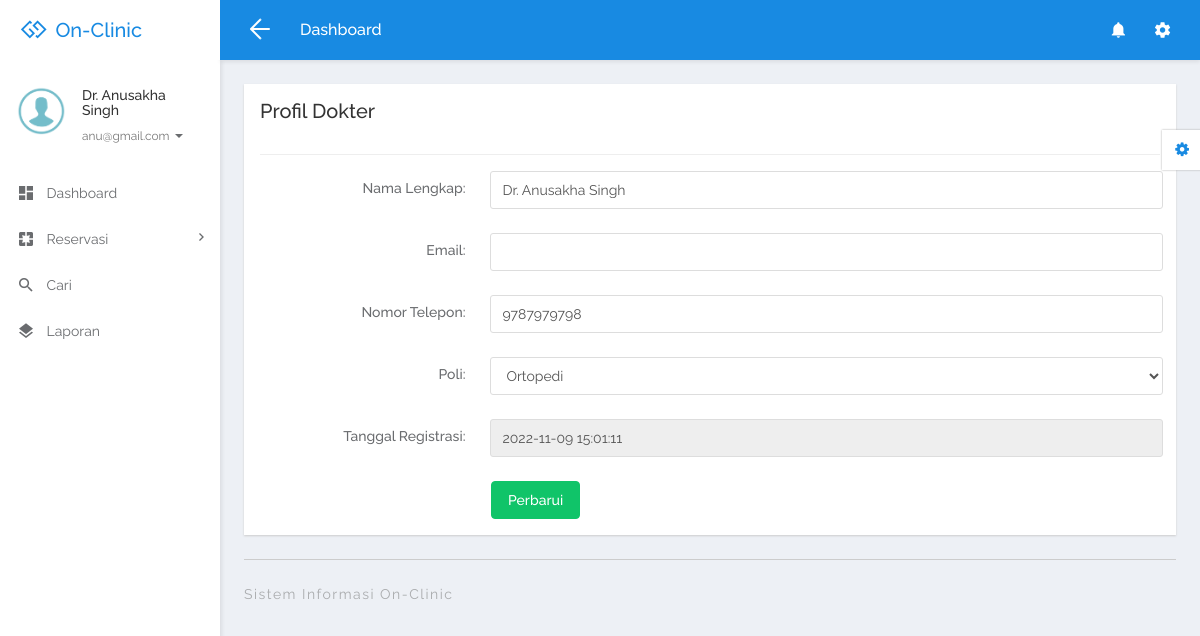
The page /doctor/profile.php (signed in) on the database its author committed.
### tables this page shows
CREATE TABLE `tbldoctor` (
  `ID` int(5) NOT NULL,
  `FullName` varchar(250) DEFAULT NULL,
  `MobileNumber` varchar(13) DEFAULT NULL,
  `Email` varchar(250) DEFAULT NULL,
  `Specialization` varchar(250) DEFAULT NULL,
  `Password` varchar(259) DEFAULT NULL,
  `CreationDate` timestamp NULL DEFAULT current_timestamp(),
  `role` varchar(1) NOT NULL
);

CREATE TABLE `tblspecialization` (
  `ID` int(5) NOT NULL,
  `Specialization` varchar(250) DEFAULT NULL,
  `CreationDate` timestamp NULL DEFAULT current_timestamp()
);

### doctor/profile.php (the view, shortened to what this page needs)
<?php
include('includes/dbconnection.php');
if (strlen($_SESSION['damsid'] == 0)) {
  header('location:logout.php');
} else {
?>
  <!DOCTYPE html>
  <html lang="en">
  <head>
    <link rel="stylesheet" href="libs/bower/font-awesome/css/font-awesome.min.css">
    <link rel="stylesheet" href="libs/bower/material-design-iconic-font/dist/css/material-design-iconic-font.css">
    <link rel="stylesheet" href="libs/bower/animate.css/animate.min.css">
    <link rel="stylesheet" href="libs/bower/fullcalendar/dist/fullcalendar.min.css">
    <link rel="stylesheet" href="libs/bower/perfect-scrollbar/css/perfect-scrollbar.css">
    <link rel="stylesheet" href="assets/css/bootstrap.css">
    <link rel="stylesheet" href="assets/css/core.css">
    <link rel="stylesheet" href="assets/css/app.css">
  </head>
  <body class="menubar-left menubar-unfold menubar-light theme-primary">
    <?php include_once('includes/header.php'); ?>
    <?php include_once('includes/sidebar.php'); ?>
    <main id="app-main" class="app-main">
      <div class="wrap">
        <section class="app-content">
          <div class="row">
            <div class="col-md-12">
              <div class="widget">
                <header class="widget-header">
                  <h3 class="widget-title">Profil Dokter</h3>
                </header>
                <hr class="widget-separator">
                <div class="widget-body">
                  <?php
                  $did = $_SESSION['damsemailid'];
                  $sql = "SELECT tbldoctor.*,tblspecialization.ID as sid,tblspecialization.Specialization as sssp from  tbldoctor join tblspecialization on tblspecialization.ID=tbldoctor.Specialization where tbldoctor.email=:did";
                  $query = $dbh->prepare($sql);
                  $query->bindParam(':did', $did, PDO::PARAM_STR);
                  $query->execute();
                  $results = $query->fetchAll(PDO::FETCH_OBJ);
                  if ($query->rowCount() > 0) {
                    foreach ($results as $row) {               ?>
                      <form class="form-horizontal" method="post">
                        <div class="form-group">
                          <label for="exampleTextInput1" class="col-sm-3 control-label">Nama Lengkap:</label>
                          <div class="col-sm-9">
                            <input id="fname" type="text" class="form-control" placeholder="Full Name" name="fname" required="true" value="<?php echo $row->FullName; ?>">
                          </div>
                        </div>
                        <div class="form-group">
                          <label for="email2" class="col-sm-3 control-label">Email:</label>
                          <div class="col-sm-9">
                            <input type="email" class="form-control" id="email" name="email" value="<?php echo $row->email; ?>" required='true'>
                          </div>
                        </div>
                        <div class="form-group">
                          <label for="email2" class="col-sm-3 control-label">Nomor Telepon:</label>
                          <div class="col-sm-9">
                            <input type="text" class="form-control" id="email2" name="mobilenumber" value="<?php echo $row->MobileNumber; ?>" required='true' maxlength='10'>
                          </div>
                        </div>
                        <div class="form-group">
                          <label for="email2" class="col-sm-3 control-label">Poli:</label>
                          <div class="col-sm-9">
                            <select class="form-control" name="specializationid">
                              <option value="<?php echo htmlentities($row->ID); ?>"><?php echo htmlentities($row->sssp); ?></option>
                            </select>
                          </div>
                        </div>
                        <div class="form-group">
                          <label for="email2" class="col-sm-3 control-label">Tanggal Registrasi:</label>
                          <div class="col-sm-9">
                            <input type="text" class="form-control" id="email2" name="" value="<?php echo $row->CreationDate; ?>" readonly="true">
                          </div>
                        </div>
                    <?php $cnt = $cnt + 1;
                    }
                  } ?>
                    <div class="row">
                      <div class="col-sm-9 col-sm-offset-3">
                        <button type="submit" class="btn btn-success" name="submit">Perbarui</button>
                      </div>
                    </div>
                      </form>
                </div>
              </div>
            </div>
          </div>
        </section>
      </div>
      <?php include_once('includes/footer.php'); ?>
    </main>
    <?php include_once('includes/customizer.php'); ?>
  </body>
  </html>
<?php }  ?>

### doctor/includes/sidebar.php (shortened to what this page needs)
<aside id="menubar" class="menubar light">
  <div class="app-user">
    <div class="media">
      <div class="media-left">
        <div class="avatar avatar-md avatar-circle">
          <a href="javascript:void(0)"><img class="img-responsive" src="assets/images/images.png" alt="avatar" /></a>
        </div>
      </div>
      <div class="media-body">
        <div class="foldable">
          <?php
          $eid = $_SESSION['damsemailid'];
          $sql = "SELECT tbldoctor.FullName,tbldoctor.email from tbldoctor where email=:eid";
          $query = $dbh->prepare($sql);
          $query->bindParam(':eid', $eid, PDO::PARAM_STR);
          $query->execute();
          $results = $query->fetchAll(PDO::FETCH_OBJ);
          foreach ($results as $row) {
            $email = $row->email;
            $fname = $row->FullName;
          }   ?>
          <h5><a href="javascript:void(0)" class="username"><?php echo $fname; ?></a></h5>
          <ul>
            <li class="dropdown">
              <a href="javascript:void(0)" class="dropdown-toggle usertitle" data-toggle="dropdown" aria-haspopup="true" aria-expanded="false">
                <small><?php echo $email; ?></small>
                <span class="caret"></span>
              </a>
            </li>
          </ul>
        </div>
      </div>
    </div>
  </div>
  <div class="menubar-scroll">
    <div class="menubar-scroll-inner">
      <ul class="app-menu">
        <li class="has-submenu">
          <a href="dashboard.php">
            <i class="menu-icon zmdi zmdi-view-dashboard zmdi-hc-lg"></i>
            <span class="menu-text">Dashboard</span>
          </a>
        </li>
        <li class="has-submenu">
          <a href="javascript:void(0)" class="submenu-toggle">
            <i class="menu-icon zmdi zmdi-pages zmdi-hc-lg"></i>
            <span class="menu-text">Reservasi</span>
            <i class="menu-caret zmdi zmdi-hc-sm zmdi-chevron-right"></i>
          </a>
        </li>
        <li>
          <a href="search.php">
            <i class="menu-icon zmdi zmdi-search zmdi-hc-lg"></i>
            <span class="menu-text">Cari</span>
          </a>
        </li>
        <li>
          <a href="appointment-bwdates.php">
            <i class="menu-icon zmdi zmdi-layers zmdi-hc-lg"></i>
            <span class="menu-text">Laporan</span>
          </a>
        </li>
      </ul>
    </div>
  </div>
</aside>

### rows shown on the page
tbldoctor: FullName "Dr. Anusakha Singh", Email "anu@gmail.com", fname "Dr. Anusakha Singh", mobilenumber "9787979798", specializationid "Ortopedi", CreationDate "2022-11-09 15:01:11"
